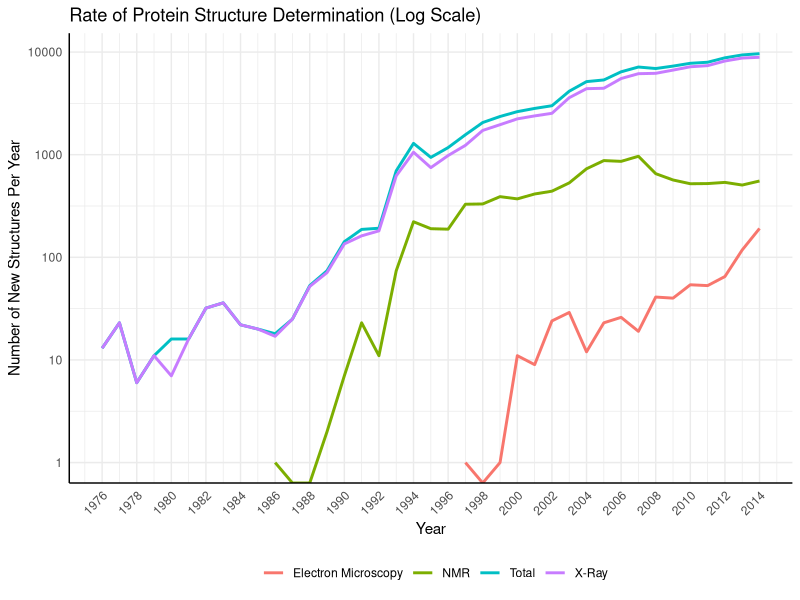
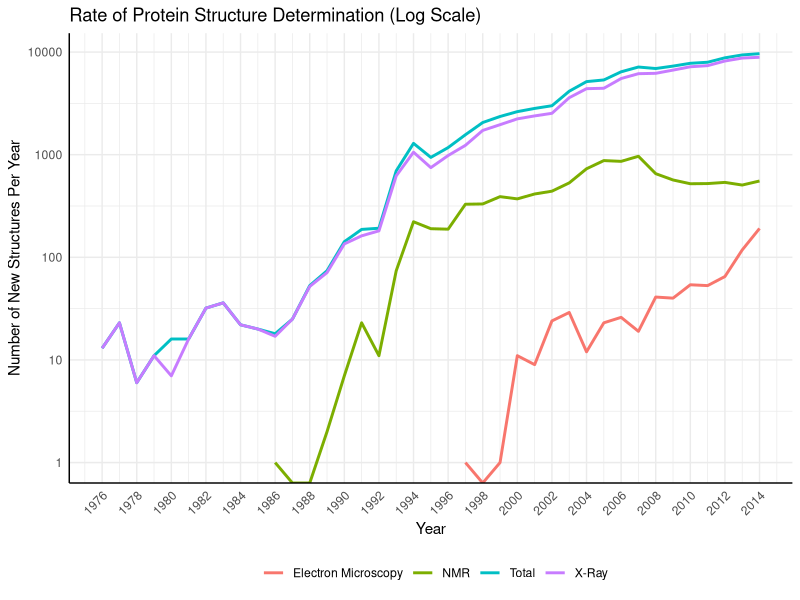

Write the R code that produced these figures, in order.
PDB <- structure(list(Year = c(2014L, 2013L, 2012L, 2011L, 2010L, 2009L, 
2008L, 2007L, 2006L, 2005L, 2004L, 2003L, 2002L, 2001L, 2000L, 
1999L, 1998L, 1997L, 1996L, 1995L, 1994L, 1993L, 1992L, 1991L, 
1990L, 1989L, 1988L, 1987L, 1986L, 1985L, 1984L, 1983L, 1982L, 
1981L, 1980L, 1979L, 1978L, 1977L, 1976L, 2014L, 2013L, 2012L, 
2011L, 2010L, 2009L, 2008L, 2007L, 2006L, 2005L, 2004L, 2003L, 
2002L, 2001L, 2000L, 1999L, 1998L, 1997L, 1996L, 1995L, 1994L, 
1993L, 1992L, 1991L, 1990L, 1989L, 1988L, 1987L, 1986L, 1985L, 
1984L, 1983L, 1982L, 1981L, 1980L, 1979L, 1978L, 1977L, 1976L, 
2014L, 2013L, 2012L, 2011L, 2010L, 2009L, 2008L, 2007L, 2006L, 
2005L, 2004L, 2003L, 2002L, 2001L, 2000L, 1999L, 1998L, 1997L, 
2014L, 2013L, 2012L, 2011L, 2010L, 2009L, 2008L, 2007L, 2006L, 
2005L, 2004L, 2003L, 2002L, 2001L, 2000L, 1999L, 1998L, 1997L, 
1996L, 1995L, 1994L, 1993L, 1992L, 1991L, 1990L, 1989L, 1988L, 
1987L, 1986L), Yearly = c(9645L, 9373L, 8787L, 7955L, 7772L, 
7297L, 6911L, 7147L, 6422L, 5348L, 5152L, 4153L, 2999L, 2823L, 
2627L, 2356L, 2058L, 1565L, 1173L, 941L, 1289L, 696L, 192L, 187L, 
142L, 74L, 53L, 25L, 18L, 20L, 22L, 36L, 32L, 16L, 16L, 11L, 
6L, 23L, 13L, 8893L, 8743L, 8179L, 7372L, 7189L, 6671L, 6206L, 
6154L, 5523L, 4438L, 4397L, 3592L, 2530L, 2387L, 2234L, 1960L, 
1724L, 1234L, 981L, 748L, 1057L, 622L, 181L, 162L, 135L, 71L, 
52L, 25L, 17L, 20L, 22L, 36L, 32L, 16L, 7L, 11L, 6L, 23L, 13L, 
191L, 118L, 65L, 53L, 54L, 40L, 41L, 19L, 26L, 23L, 12L, 29L, 
24L, 9L, 11L, 1L, 0L, 1L, 554L, 506L, 537L, 523L, 521L, 567L, 
653L, 965L, 861L, 876L, 729L, 531L, 441L, 414L, 371L, 390L, 331L, 
329L, 188L, 190L, 222L, 74L, 11L, 23L, 7L, 2L, 0L, 0L, 1L), Category = structure(c(3L, 
3L, 3L, 3L, 3L, 3L, 3L, 3L, 3L, 3L, 3L, 3L, 3L, 3L, 3L, 3L, 3L, 
3L, 3L, 3L, 3L, 3L, 3L, 3L, 3L, 3L, 3L, 3L, 3L, 3L, 3L, 3L, 3L, 
3L, 3L, 3L, 3L, 3L, 3L, 4L, 4L, 4L, 4L, 4L, 4L, 4L, 4L, 4L, 4L, 
4L, 4L, 4L, 4L, 4L, 4L, 4L, 4L, 4L, 4L, 4L, 4L, 4L, 4L, 4L, 4L, 
4L, 4L, 4L, 4L, 4L, 4L, 4L, 4L, 4L, 4L, 4L, 4L, 4L, 1L, 1L, 1L, 
1L, 1L, 1L, 1L, 1L, 1L, 1L, 1L, 1L, 1L, 1L, 1L, 1L, 1L, 1L, 2L, 
2L, 2L, 2L, 2L, 2L, 2L, 2L, 2L, 2L, 2L, 2L, 2L, 2L, 2L, 2L, 2L, 
2L, 2L, 2L, 2L, 2L, 2L, 2L, 2L, 2L, 2L, 2L, 2L), .Label = c("Electron Microscopy", 
"NMR", "Total", "X-Ray"), class = "factor")), .Names = c("Year", 
"Yearly", "Category"), class = "data.frame", row.names = c(NA, 
-125L))

library(ggplot2)

ggplot(data=PDB,aes(x=Year, y=Yearly, colour=Category)) +
	geom_line(size=1) +
	labs(x="Year", y="Number of New Structures Per Year", title="Rate of Protein Structure Determination (Log Scale)", color="") +
	scale_x_continuous(breaks=c(seq(from=1976,to=2014,by=2))) +
	theme_minimal() +
	theme(legend.position="bottom",axis.text.x = element_text(angle=45,hjust=1),axis.line = element_line(size = 0.5, linetype = "solid",colour = "black")) +
	scale_y_log10()

ggsave(file="PDB.pdf", width=7, height=5)